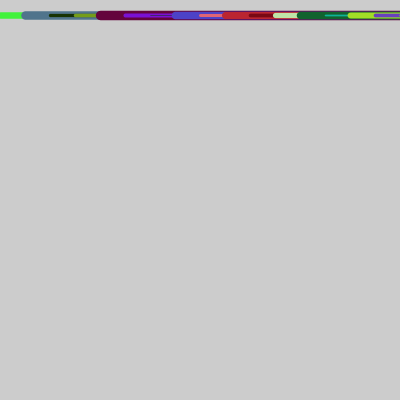
Frame 1 (no input)
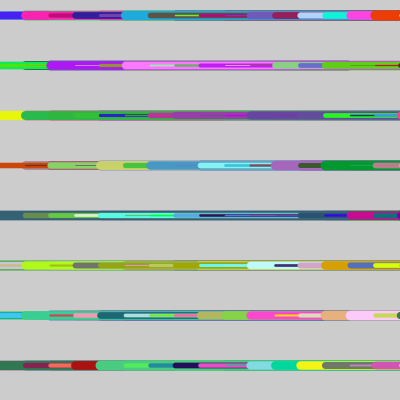
Frame 60 (the mouse pressed at the canvas centre just before this capture)
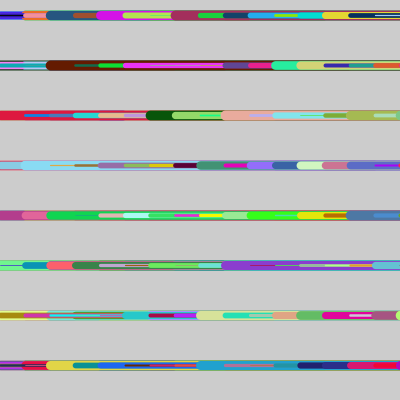
Frame 120 (the mouse held since frame 60 and released just before this capture)

The Processing sketch that drew these frames (run headless with seeded random() and noise(); from frame 60 on, the mouse is pressed at the canvas centre):

// Processing sketch: processing_91487
// ── processing_91487.pde

//HW 8b: While Loop
//(c) Sunny Li 2013

int y, deltaY, deltaX;
void setup ( )
{
  size( 400, 400 );
  y = 15;
  deltaY = 50;
  deltaX = 25;
}

void draw( )
{
   whileLoop();
   y  = (y + deltaY ) % height;
}

void whileLoop( )
{
   int x =0;
   
   while (x <= width)
  {
    strokeWeight(random(10));
    stroke(random(255), random(255), random(255));
    line( x, y , width, y );
    x = x + deltaX;
  }
}
